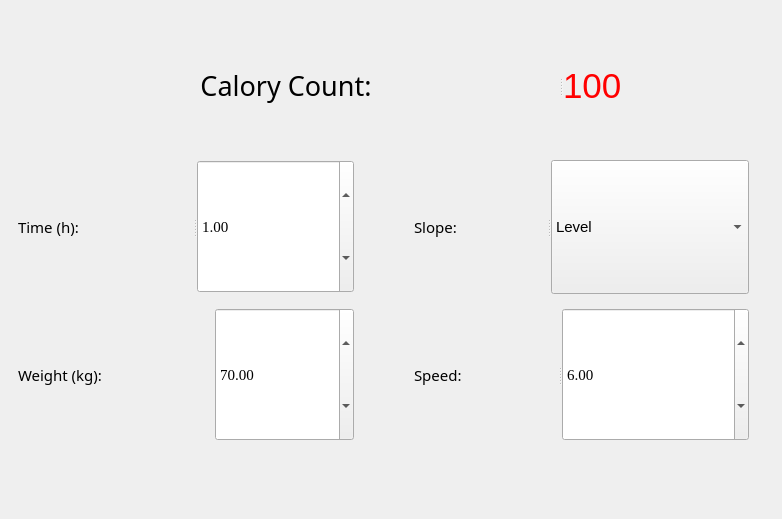
<?xml version="1.0" encoding="UTF-8"?>
<ui version="4.0">
 <class>Widget</class>
 <widget class="QWidget" name="Widget">
  <property name="geometry">
   <rect>
    <x>0</x>
    <y>0</y>
    <width>782</width>
    <height>519</height>
   </rect>
  </property>
  <property name="font">
   <font>
    <family>Source Code Pro</family>
    <pointsize>20</pointsize>
    <bold>true</bold>
   </font>
  </property>
  <property name="windowTitle">
   <string>Widget</string>
  </property>
  <widget class="QWidget" name="">
   <property name="geometry">
    <rect>
     <x>18</x>
     <y>160</y>
     <width>731</width>
     <height>281</height>
    </rect>
   </property>
   <layout class="QHBoxLayout" name="horizontalLayout">
    <property name="spacing">
     <number>60</number>
    </property>
    <item>
     <layout class="QVBoxLayout" name="verticalLayout">
      <property name="spacing">
       <number>15</number>
      </property>
      <item>
       <widget class="QSplitter" name="splitter">
        <property name="orientation">
         <enum>Qt::Orientation::Horizontal</enum>
        </property>
        <widget class="QLabel" name="Time">
         <property name="font">
          <font>
           <family>Source Code Pro</family>
           <pointsize>11</pointsize>
           <bold>false</bold>
          </font>
         </property>
         <property name="text">
          <string>Time (h):  </string>
         </property>
        </widget>
        <widget class="QDoubleSpinBox" name="TimeSpinBox">
         <property name="font">
          <font>
           <family>Times New Roman</family>
           <pointsize>11</pointsize>
           <bold>false</bold>
           <kerning>false</kerning>
          </font>
         </property>
         <property name="value">
          <double>1.000000000000000</double>
         </property>
        </widget>
       </widget>
      </item>
      <item>
       <widget class="QSplitter" name="splitter_2">
        <property name="orientation">
         <enum>Qt::Orientation::Horizontal</enum>
        </property>
        <property name="handleWidth">
         <number>0</number>
        </property>
        <widget class="QLabel" name="Weight">
         <property name="font">
          <font>
           <family>Source Code Pro</family>
           <pointsize>11</pointsize>
           <bold>false</bold>
          </font>
         </property>
         <property name="text">
          <string>Weight (kg): </string>
         </property>
        </widget>
        <widget class="QDoubleSpinBox" name="WeightSpinBox">
         <property name="font">
          <font>
           <family>Times New Roman</family>
           <pointsize>11</pointsize>
           <bold>false</bold>
           <kerning>false</kerning>
          </font>
         </property>
         <property name="value">
          <double>70.000000000000000</double>
         </property>
        </widget>
       </widget>
      </item>
     </layout>
    </item>
    <item>
     <layout class="QVBoxLayout" name="verticalLayout_2">
      <property name="spacing">
       <number>14</number>
      </property>
      <item>
       <widget class="QSplitter" name="splitter_4">
        <property name="orientation">
         <enum>Qt::Orientation::Horizontal</enum>
        </property>
        <widget class="QLabel" name="Slope">
         <property name="font">
          <font>
           <family>Source Code Pro</family>
           <pointsize>11</pointsize>
           <bold>false</bold>
          </font>
         </property>
         <property name="text">
          <string>Slope:</string>
         </property>
        </widget>
        <widget class="QComboBox" name="SlopeComboBox">
         <property name="font">
          <font>
           <family>Segoe UI</family>
           <pointsize>11</pointsize>
           <bold>false</bold>
          </font>
         </property>
         <item>
          <property name="text">
           <string>Level</string>
          </property>
         </item>
        </widget>
       </widget>
      </item>
      <item>
       <widget class="QSplitter" name="splitter_3">
        <property name="orientation">
         <enum>Qt::Orientation::Horizontal</enum>
        </property>
        <widget class="QLabel" name="Speed">
         <property name="font">
          <font>
           <family>Source Code Pro</family>
           <pointsize>11</pointsize>
           <bold>false</bold>
          </font>
         </property>
         <property name="text">
          <string>Speed:</string>
         </property>
        </widget>
        <widget class="QDoubleSpinBox" name="SpeedSpinBox">
         <property name="font">
          <font>
           <family>Times New Roman</family>
           <pointsize>11</pointsize>
           <bold>false</bold>
           <kerning>false</kerning>
          </font>
         </property>
         <property name="value">
          <double>6.000000000000000</double>
         </property>
        </widget>
       </widget>
      </item>
     </layout>
    </item>
   </layout>
  </widget>
  <widget class="QSplitter" name="splitter_5">
   <property name="geometry">
    <rect>
     <x>20</x>
     <y>20</y>
     <width>721</width>
     <height>131</height>
    </rect>
   </property>
   <property name="orientation">
    <enum>Qt::Orientation::Horizontal</enum>
   </property>
   <widget class="QLabel" name="CaloryCountLabel">
    <property name="font">
     <font>
      <family>Source Code Pro Medium</family>
      <pointsize>20</pointsize>
      <bold>false</bold>
     </font>
    </property>
    <property name="text">
     <string>Calory Count: </string>
    </property>
    <property name="alignment">
     <set>Qt::AlignmentFlag::AlignCenter</set>
    </property>
   </widget>
   <widget class="QLabel" name="CaloryCountValue">
    <property name="font">
     <font>
      <family>Segoe UI</family>
      <pointsize>26</pointsize>
      <bold>false</bold>
     </font>
    </property>
    <property name="styleSheet">
     <string notr="true">color: rgb(255, 0, 0)</string>
    </property>
    <property name="text">
     <string>100</string>
    </property>
    <property name="alignment">
     <set>Qt::AlignmentFlag::AlignLeading|Qt::AlignmentFlag::AlignLeft|Qt::AlignmentFlag::AlignVCenter</set>
    </property>
   </widget>
  </widget>
 </widget>
 <resources/>
 <connections/>
</ui>
